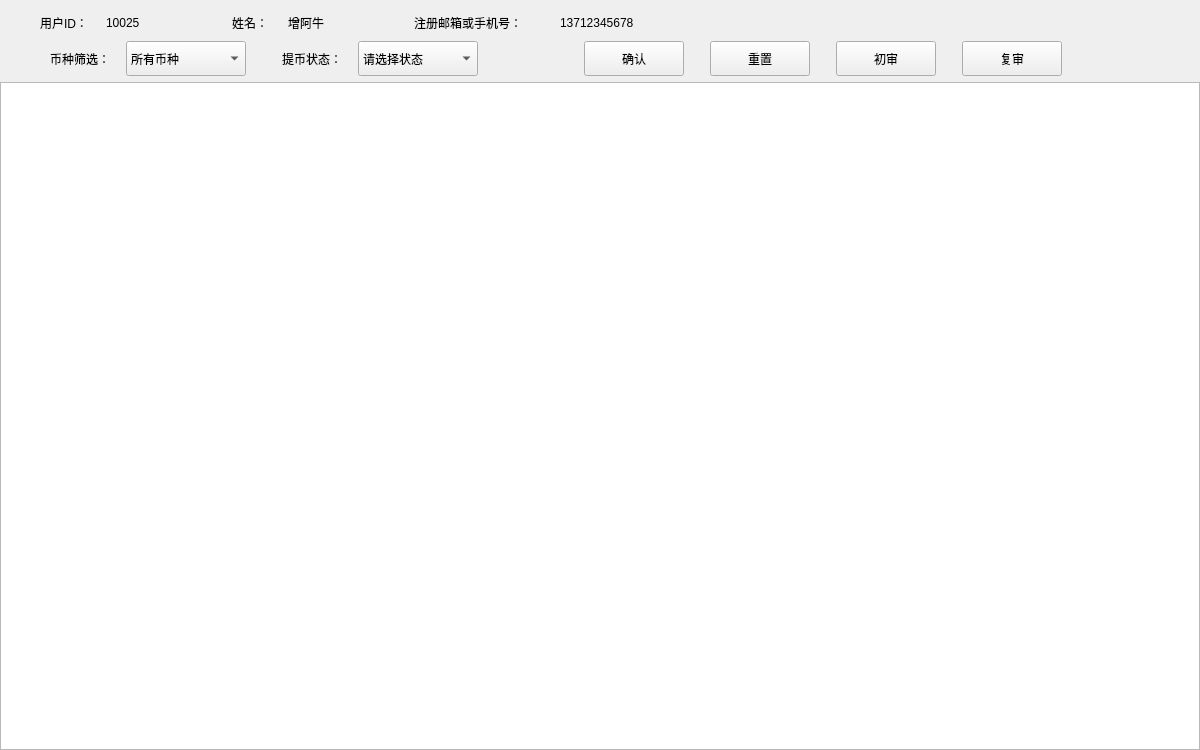
     <widget class="QWidget" name="page_UserAssertData">
      <property name="minimumSize">
       <size>
        <width>1200</width>
        <height>750</height>
       </size>
      </property>
      <layout class="QVBoxLayout" name="verticalLayout_12">
       <property name="spacing">
        <number>6</number>
       </property>
       <property name="leftMargin">
        <number>0</number>
       </property>
       <property name="topMargin">
        <number>10</number>
       </property>
       <property name="rightMargin">
        <number>0</number>
       </property>
       <property name="bottomMargin">
        <number>0</number>
       </property>
       <item>
        <layout class="QHBoxLayout" name="horizontalLayout_15">
         <item>
          <spacer name="horizontalSpacer_53">
           <property name="orientation">
            <enum>Qt::Horizontal</enum>
           </property>
           <property name="sizeType">
            <enum>QSizePolicy::Fixed</enum>
           </property>
           <property name="sizeHint" stdset="0">
            <size>
             <width>40</width>
             <height>20</height>
            </size>
           </property>
          </spacer>
         </item>
         <item>
          <widget class="QLabel" name="lb_UserAssertData_2">
           <property name="minimumSize">
            <size>
             <width>60</width>
             <height>25</height>
            </size>
           </property>
           <property name="maximumSize">
            <size>
             <width>60</width>
             <height>25</height>
            </size>
           </property>
           <property name="styleSheet">
            <string notr="true"/>
           </property>
           <property name="text">
            <string>用户ID：</string>
           </property>
          </widget>
         </item>
         <item>
          <widget class="QLabel" name="lb_UserAssertData_UserID">
           <property name="minimumSize">
            <size>
             <width>100</width>
             <height>25</height>
            </size>
           </property>
           <property name="maximumSize">
            <size>
             <width>100</width>
             <height>25</height>
            </size>
           </property>
           <property name="styleSheet">
            <string notr="true"/>
           </property>
           <property name="text">
            <string>10025</string>
           </property>
          </widget>
         </item>
         <item>
          <spacer name="horizontalSpacer_55">
           <property name="orientation">
            <enum>Qt::Horizontal</enum>
           </property>
           <property name="sizeType">
            <enum>QSizePolicy::Fixed</enum>
           </property>
           <property name="sizeHint" stdset="0">
            <size>
             <width>20</width>
             <height>20</height>
            </size>
           </property>
          </spacer>
         </item>
         <item>
          <widget class="QLabel" name="lb_UserAssertData_1">
           <property name="minimumSize">
            <size>
             <width>50</width>
             <height>25</height>
            </size>
           </property>
           <property name="maximumSize">
            <size>
             <width>50</width>
             <height>25</height>
            </size>
           </property>
           <property name="styleSheet">
            <string notr="true"/>
           </property>
           <property name="text">
            <string>姓名：</string>
           </property>
          </widget>
         </item>
         <item>
          <widget class="QLabel" name="lb_UserAssertData_UserName">
           <property name="minimumSize">
            <size>
             <width>100</width>
             <height>25</height>
            </size>
           </property>
           <property name="maximumSize">
            <size>
             <width>100</width>
             <height>25</height>
            </size>
           </property>
           <property name="styleSheet">
            <string notr="true"/>
           </property>
           <property name="text">
            <string>增阿牛</string>
           </property>
          </widget>
         </item>
         <item>
          <spacer name="horizontalSpacer_56">
           <property name="orientation">
            <enum>Qt::Horizontal</enum>
           </property>
           <property name="sizeType">
            <enum>QSizePolicy::Fixed</enum>
           </property>
           <property name="sizeHint" stdset="0">
            <size>
             <width>20</width>
             <height>20</height>
            </size>
           </property>
          </spacer>
         </item>
         <item>
          <widget class="QLabel" name="lb_UserAssertData_5">
           <property name="minimumSize">
            <size>
             <width>140</width>
             <height>25</height>
            </size>
           </property>
           <property name="maximumSize">
            <size>
             <width>140</width>
             <height>25</height>
            </size>
           </property>
           <property name="styleSheet">
            <string notr="true"/>
           </property>
           <property name="text">
            <string>注册邮箱或手机号：</string>
           </property>
          </widget>
         </item>
         <item>
          <widget class="QLabel" name="lb_UserAssertData_UserTel">
           <property name="minimumSize">
            <size>
             <width>180</width>
             <height>25</height>
            </size>
           </property>
           <property name="maximumSize">
            <size>
             <width>180</width>
             <height>25</height>
            </size>
           </property>
           <property name="styleSheet">
            <string notr="true"/>
           </property>
           <property name="text">
            <string>13712345678</string>
           </property>
          </widget>
         </item>
         <item>
          <spacer name="horizontalSpacer_54">
           <property name="orientation">
            <enum>Qt::Horizontal</enum>
           </property>
           <property name="sizeHint" stdset="0">
            <size>
             <width>40</width>
             <height>20</height>
            </size>
           </property>
          </spacer>
         </item>
        </layout>
       </item>
       <item>
        <layout class="QHBoxLayout" name="horizontalLayout_16">
         <item>
          <spacer name="horizontalSpacer_57">
           <property name="orientation">
            <enum>Qt::Horizontal</enum>
           </property>
           <property name="sizeType">
            <enum>QSizePolicy::Fixed</enum>
           </property>
           <property name="sizeHint" stdset="0">
            <size>
             <width>40</width>
             <height>20</height>
            </size>
           </property>
          </spacer>
         </item>
         <item>
          <widget class="QLabel" name="lb_UserAssertData_3">
           <property name="minimumSize">
            <size>
             <width>80</width>
             <height>35</height>
            </size>
           </property>
           <property name="maximumSize">
            <size>
             <width>80</width>
             <height>35</height>
            </size>
           </property>
           <property name="styleSheet">
            <string notr="true"/>
           </property>
           <property name="text">
            <string>币种筛选：</string>
           </property>
           <property name="alignment">
            <set>Qt::AlignCenter</set>
           </property>
          </widget>
         </item>
         <item>
          <widget class="QComboBox" name="cbx_UserAssertData_CoinType">
           <property name="minimumSize">
            <size>
             <width>120</width>
             <height>35</height>
            </size>
           </property>
           <property name="maximumSize">
            <size>
             <width>120</width>
             <height>35</height>
            </size>
           </property>
           <property name="styleSheet">
            <string notr="true"/>
           </property>
           <item>
            <property name="text">
             <string>所有币种</string>
            </property>
           </item>
          </widget>
         </item>
         <item>
          <spacer name="horizontalSpacer_60">
           <property name="orientation">
            <enum>Qt::Horizontal</enum>
           </property>
           <property name="sizeType">
            <enum>QSizePolicy::Fixed</enum>
           </property>
           <property name="sizeHint" stdset="0">
            <size>
             <width>20</width>
             <height>20</height>
            </size>
           </property>
          </spacer>
         </item>
         <item>
          <widget class="QLabel" name="lb_UserAssertData_4">
           <property name="minimumSize">
            <size>
             <width>80</width>
             <height>35</height>
            </size>
           </property>
           <property name="maximumSize">
            <size>
             <width>80</width>
             <height>35</height>
            </size>
           </property>
           <property name="styleSheet">
            <string notr="true"/>
           </property>
           <property name="text">
            <string>提币状态：</string>
           </property>
           <property name="alignment">
            <set>Qt::AlignCenter</set>
           </property>
          </widget>
         </item>
         <item>
          <widget class="QComboBox" name="cbx_UserAssertData_Status">
           <property name="minimumSize">
            <size>
             <width>120</width>
             <height>35</height>
            </size>
           </property>
           <property name="maximumSize">
            <size>
             <width>120</width>
             <height>35</height>
            </size>
           </property>
           <property name="styleSheet">
            <string notr="true"/>
           </property>
           <item>
            <property name="text">
             <string>请选择状态</string>
            </property>
           </item>
           <item>
            <property name="text">
             <string>待初审</string>
            </property>
           </item>
           <item>
            <property name="text">
             <string>已初审</string>
            </property>
           </item>
          </widget>
         </item>
         <item>
          <spacer name="horizontalSpacer_59">
           <property name="orientation">
            <enum>Qt::Horizontal</enum>
           </property>
           <property name="sizeType">
            <enum>QSizePolicy::Fixed</enum>
           </property>
           <property name="sizeHint" stdset="0">
            <size>
             <width>100</width>
             <height>20</height>
            </size>
           </property>
          </spacer>
         </item>
         <item>
          <widget class="QPushButton" name="btn_UserAssertData_Ok">
           <property name="minimumSize">
            <size>
             <width>100</width>
             <height>35</height>
            </size>
           </property>
           <property name="maximumSize">
            <size>
             <width>100</width>
             <height>35</height>
            </size>
           </property>
           <property name="cursor">
            <cursorShape>PointingHandCursor</cursorShape>
           </property>
           <property name="focusPolicy">
            <enum>Qt::NoFocus</enum>
           </property>
           <property name="styleSheet">
            <string notr="true"/>
           </property>
           <property name="text">
            <string>确认</string>
           </property>
          </widget>
         </item>
         <item>
          <spacer name="horizontalSpacer_61">
           <property name="orientation">
            <enum>Qt::Horizontal</enum>
           </property>
           <property name="sizeType">
            <enum>QSizePolicy::Fixed</enum>
           </property>
           <property name="sizeHint" stdset="0">
            <size>
             <width>20</width>
             <height>20</height>
            </size>
           </property>
          </spacer>
         </item>
         <item>
          <widget class="QPushButton" name="btn_UserAssertData_Reset">
           <property name="minimumSize">
            <size>
             <width>100</width>
             <height>35</height>
            </size>
           </property>
           <property name="maximumSize">
            <size>
             <width>100</width>
             <height>35</height>
            </size>
           </property>
           <property name="cursor">
            <cursorShape>PointingHandCursor</cursorShape>
           </property>
           <property name="focusPolicy">
            <enum>Qt::NoFocus</enum>
           </property>
           <property name="styleSheet">
            <string notr="true"/>
           </property>
           <property name="text">
            <string>重置</string>
           </property>
          </widget>
         </item>
         <item>
          <spacer name="horizontalSpacer_162">
           <property name="orientation">
            <enum>Qt::Horizontal</enum>
           </property>
           <property name="sizeType">
            <enum>QSizePolicy::Fixed</enum>
           </property>
           <property name="sizeHint" stdset="0">
            <size>
             <width>20</width>
             <height>20</height>
            </size>
           </property>
          </spacer>
         </item>
         <item>
          <widget class="QPushButton" name="btn_UserAssertData_Audit">
           <property name="minimumSize">
            <size>
             <width>100</width>
             <height>35</height>
            </size>
           </property>
           <property name="maximumSize">
            <size>
             <width>100</width>
             <height>35</height>
            </size>
           </property>
           <property name="cursor">
            <cursorShape>PointingHandCursor</cursorShape>
           </property>
           <property name="focusPolicy">
            <enum>Qt::NoFocus</enum>
           </property>
           <property name="styleSheet">
            <string notr="true"/>
           </property>
           <property name="text">
            <string>初审</string>
           </property>
          </widget>
         </item>
         <item>
          <spacer name="horizontalSpacer_170">
           <property name="orientation">
            <enum>Qt::Horizontal</enum>
           </property>
           <property name="sizeType">
            <enum>QSizePolicy::Fixed</enum>
           </property>
           <property name="sizeHint" stdset="0">
            <size>
             <width>20</width>
             <height>20</height>
            </size>
           </property>
          </spacer>
         </item>
         <item>
          <widget class="QPushButton" name="btn_UserAssertData_secAudit">
           <property name="minimumSize">
            <size>
             <width>100</width>
             <height>35</height>
            </size>
           </property>
           <property name="maximumSize">
            <size>
             <width>100</width>
             <height>35</height>
            </size>
           </property>
           <property name="cursor">
            <cursorShape>PointingHandCursor</cursorShape>
           </property>
           <property name="focusPolicy">
            <enum>Qt::NoFocus</enum>
           </property>
           <property name="styleSheet">
            <string notr="true"/>
           </property>
           <property name="text">
            <string>复审</string>
           </property>
          </widget>
         </item>
         <item>
          <spacer name="horizontalSpacer_58">
           <property name="orientation">
            <enum>Qt::Horizontal</enum>
           </property>
           <property name="sizeHint" stdset="0">
            <size>
             <width>40</width>
             <height>20</height>
            </size>
           </property>
          </spacer>
         </item>
        </layout>
       </item>
       <item>
        <layout class="QGridLayout" name="gridLayout_12">
         <property name="spacing">
          <number>0</number>
         </property>
         <item row="0" column="0">
          <widget class="QTableWidget" name="tbw_UserAssetdata">
           <property name="minimumSize">
            <size>
             <width>1200</width>
             <height>658</height>
            </size>
           </property>
          </widget>
         </item>
        </layout>
       </item>
      </layout>
     </widget>
